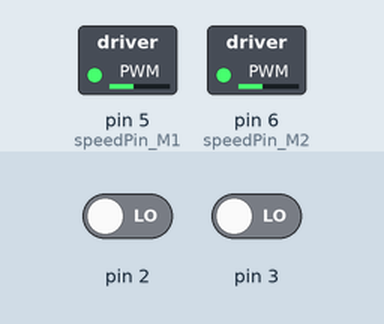
Simulated run of this sketch. Board: Arduino Uno, built with avr-gcc and run on an emulated ATmega328P. On the bench: switched loads named in the sketch (green lamp = pin HIGH). Dashed ring = blinking. The inputs (shaded band) are chosen by the test bench; at power-on: pin 2 LOW, pin 3 LOW. What the sketch prints to the serial monitor is not drawn.

Above: at 0.05 s.
Timing chart, 0 to 4.0 s (numbered marks = the images above):
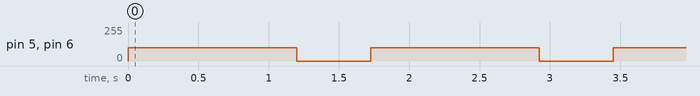

The sketch:

Test_acquisition_encodeurs.ino
```cpp
// # Connection:
// #        left wheel encoder  -> Digital pin 2
// #        right wheel encoder -> Digital pin 3
// #
// PARAMETRE POUR FAIRE UN NOMBRE ENTIER DE TOUR DE ROUE
//1 TOUR:
//alim 100 et delay 1200


#define LEFT 0
#define RIGHT 1

int speedPin_M1 = 5;     //M1 Speed Control
int speedPin_M2 = 6;     //M2 Speed Control
int directionPin_M1 = 4;     //M1 Direction Control
int directionPin_M2 = 7;     //M1 Direction Control

long coder[2] = {
  0,0};
//int lastSpeed[2] = {
  //0,0};


void setup(){

  Serial.begin(9600);                            //init the Serial port to print the data
  attachInterrupt(LEFT, LwheelSpeed, CHANGE);    //init the interrupt mode for the digital pin 2
  attachInterrupt(RIGHT, RwheelSpeed, CHANGE);   //init the interrupt mode for the digital pin 3

}

void loop(){

    carAdvance(100,100);
    delay(1200);
    carStop();
    delay(500);

  static unsigned long timer = 0;                //print manager timer
  static unsigned long duree = millis() - timer;

  if(duree > 100){
    Serial.print("Nb changements sur 100 ms: ");
    Serial.print(coder[LEFT]);
    Serial.print("[Left Wheel] ");
    Serial.print(coder[RIGHT]);
    Serial.println("[Right Wheel]");

    float nombre_tour_gauche = coder[LEFT]/20;
    float nombre_tour_droite = coder[RIGHT]/20;

    float vitesse_gauche = nombre_tour_gauche / (duree*10E-3);
    float vitesse_droite = nombre_tour_droite / (duree*10E-3);

    Serial.print(nombre_tour_gauche,4);
    Serial.println("[nb tour gauche]");
    Serial.println(vitesse_gauche,4); //calcule pas la vitesse ...
    //Serial.print(duree);
    //Serial.println("[Vitesse droite]");


    //lastSpeed[LEFT] = coder[LEFT];   //record the latest speed value
    //lastSpeed[RIGHT] = coder[RIGHT];
    coder[LEFT] = 0;                 //clear the data buffer
    coder[RIGHT] = 0;
    timer = millis();
  }
}


void LwheelSpeed()
{
  coder[LEFT] ++;  //count the left wheel encoder interrupts
}


void RwheelSpeed()
{
  coder[RIGHT] ++; //count the right wheel encoder interrupts
}

void carStop(){                 //  Motor Stop
  digitalWrite(speedPin_M2,0);
  digitalWrite(directionPin_M1,LOW);
  digitalWrite(speedPin_M1,0);
  digitalWrite(directionPin_M2,LOW);
}

void carAdvance(int leftSpeed,int rightSpeed){       //Move forward
  analogWrite (speedPin_M2,leftSpeed);
  digitalWrite(directionPin_M1,HIGH);
  analogWrite (speedPin_M1,rightSpeed);
  digitalWrite(directionPin_M2,LOW);
}
```

Measured:
- by itself, pin 5 (speedPin_M1), pin 6 (speedPin_M2): alternates 100/255 for 1.2 s and 0/255 for 0.53 s
